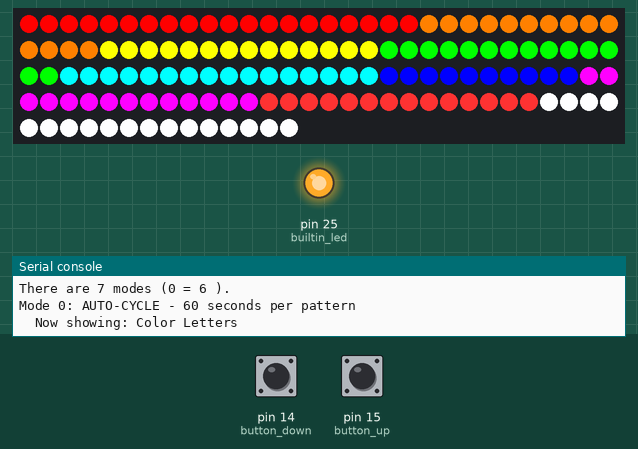
Simulated run of this program. Board: MicroPython board. On the bench: 134 RGB LEDs in strip order, left to right, continuing on the next row, output pins drawn as LEDs (lit = HIGH), the last lines printed to the serial console. The inputs (shaded band) are chosen by the test bench; at power-on: pin 14 (button_down) HIGH, pin 15 (button_up) HIGH. Dim RGB values are drawn brighter than linear; random numbers come from a fixed seed.

Above: at 1.2 s.
1.3 s: pin 14 (button_down) pulled LOW for 0.15 s
At 1.8 s:
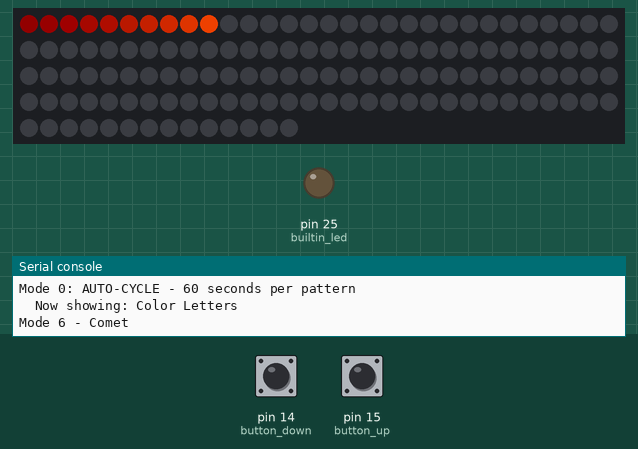
2.0 s: pin 14 (button_down) pulled LOW for 1 s
At 2.7 s:
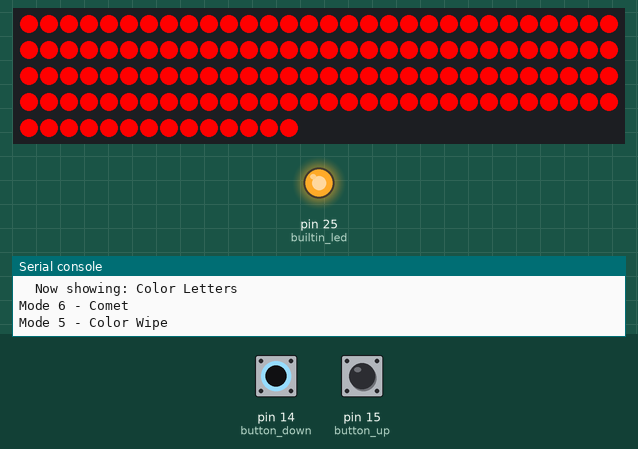
6.0 s: pin 15 (button_up) pulled LOW for 0.15 s
At 6.24 s:
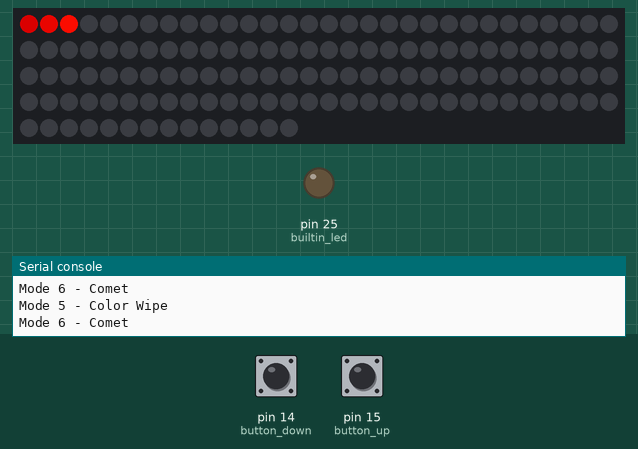
6.7 s: pin 14 (button_down) pulled LOW for 0.15 s
At 9.3 s:
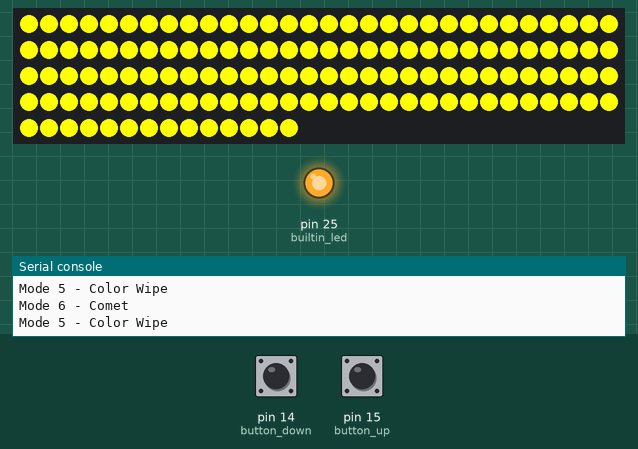
9.8 s: pin 15 (button_up) pulled LOW for 1 s
At 10.95 s:
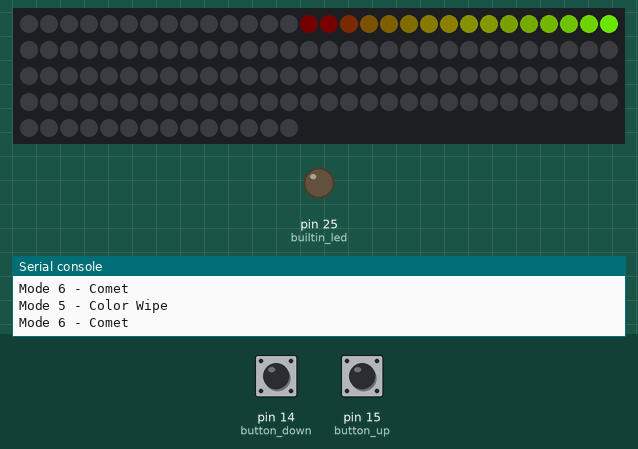
11.4 s: pin 14 (button_down) pulled LOW for 3.2 s
At 14.9 s:
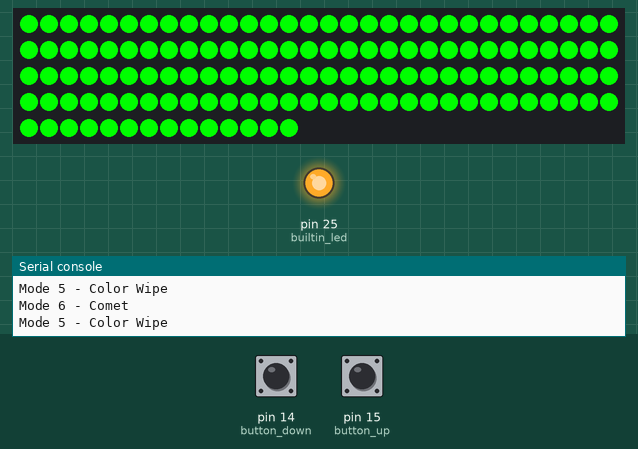
Timing chart, 0 to 16.4 s (numbered marks = the images above; inputs shaded):
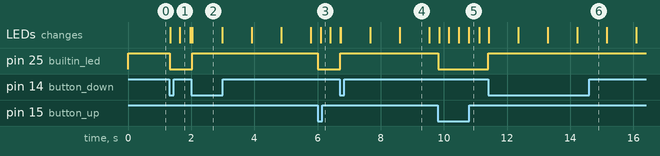

The program:

main.py
```python
# Bookstore Sign
# Filename: main.py - copy of pattern-mode-test.py
#
# Press BUTTON_1 to move to the next mode, BUTTON_2 to go to the previous one.
# The mode change uses the same interrupt + 200ms debounce technique as
# 01-test-buttons.py so a single press counts as a single press.
#
# Modes:
#   0 - AUTO-CYCLE: automatically steps through every pattern below,
#       spending 60 seconds on each one before moving to the next.
#   1 - Color Letters: each letter of BOOKSTORE a different rainbow color
#       (this is the same idea as 06-color-letter-test.py).
#   2 - Rainbow Flow: the full rainbow spectrum scrolls across the sign
#       (from tiki-bar-sign/06-rainbow-wipe.py).
#   3 - Rainbow Solid: the whole sign glows one color, slowly cycling
#       through the rainbow (from jason-sign/main.py mode 2).
#   4 - Color Sparkle: every pixel drifts through random colors
#       (from jason-sign/main.py mode 3).
#   5 - Color Wipe: the whole sign holds one bright color, then wipes to
#       the next (from tiki-bar-sign/04-named-colors.py).
#   6 - Comet: a bright dot races across leaving a fading tail
#       (from tiki-bar-sign/01-move-red.py).
#
# The pattern functions are written one "frame" at a time so the main loop
# stays responsive - that way a button press changes the mode almost instantly
# instead of waiting for a long animation to finish.

import machine
from machine import Pin
from neopixel import NeoPixel
from utime import sleep, ticks_ms, ticks_diff
import random

import config

# ---------------------------------------------------------------------------
# Hardware setup
# ---------------------------------------------------------------------------
strip = NeoPixel(Pin(config.NEOPIXEL_PIN), config.NUMBER_PIXELS)

# The on-board LED toggles on each mode change for visual feedback
builtin_led = machine.Pin(config.BUILT_IN_LED_PIN, Pin.OUT)

# Both buttons connect the pin to ground when pressed, so use PULL_UP
button_up = machine.Pin(config.BUTTON_PIN_1, machine.Pin.IN, machine.Pin.PULL_UP)
button_down = machine.Pin(config.BUTTON_PIN_2, machine.Pin.IN, machine.Pin.PULL_UP)

# How long to show each pattern when in auto-cycle mode (mode 0)
AUTO_CYCLE_MS = 60 * 1000   # 60 seconds per pattern

# ---------------------------------------------------------------------------
# Color helpers
# ---------------------------------------------------------------------------

def wheel(pos):
    """Map a value 0-255 to a rainbow color (red -> green -> blue -> red)."""
    pos = pos & 255
    if pos < 85:
        return (255 - pos * 3, pos * 3, 0)
    if pos < 170:
        pos -= 85
        return (0, 255 - pos * 3, pos * 3)
    pos -= 170
    return (pos * 3, 0, 255 - pos * 3)


def clear_strip():
    """Turn off all pixels."""
    for i in range(config.NUMBER_PIXELS):
        strip[i] = (0, 0, 0)
    strip.write()


# (letter, start, end, color) - end is inclusive, color is (R, G, B).
# Same left-to-right rainbow layout used in 06-color-letter-test.py.
LETTER_LAYOUT = [
    ('B',   0,  19, (255,   0,   0)),  # Red
    ('O',  20,  33, (255, 128,   0)),  # Orange
    ('O',  34,  47, (255, 255,   0)),  # Yellow
    ('K',  48,  61, (  0, 255,   0)),  # Green
    ('S',  62,  77, (  0, 255, 255)),  # Cyan
    ('T',  78,  87, (  0,   0, 255)),  # Blue
    ('O',  88, 101, (255,   0, 255)),  # Purple
    ('R', 102, 115, (255,  50,  50)),  # Pink
    ('E', 116, 133, (255, 255, 255)),  # White
]

# Bright colors the Color Wipe pattern steps through
WIPE_COLORS = [
    (255,   0,   0),  # Red
    (255,  80,   0),  # Orange
    (255, 255,   0),  # Yellow
    (  0, 255,   0),  # Green
    (  0, 255, 255),  # Cyan
    (  0,   0, 255),  # Blue
    (160,   0, 255),  # Purple
    (255,   0, 160),  # Pink
]

# ---------------------------------------------------------------------------
# Animation state (reset between mode changes by reset_pattern_state)
# ---------------------------------------------------------------------------
rainbow_offset = 0                                   # Rainbow Flow / Rainbow Solid
pixel_values = [0] * config.NUMBER_PIXELS            # Color Sparkle
wipe_index = 0                                       # Color Wipe - which color
wipe_frame = 0                                       # Color Wipe - frames held
comet_pos = 0                                        # Comet - dot position
comet_hue = 0                                        # Comet - dot color

WIPE_HOLD_FRAMES = 16   # at 0.05s/frame -> hold each wipe color ~0.8 seconds


def reset_pattern_state():
    """Reset all animation variables so each mode starts cleanly."""
    global rainbow_offset, wipe_index, wipe_frame, comet_pos, comet_hue
    rainbow_offset = 0
    wipe_index = 0
    wipe_frame = 0
    comet_pos = 0
    comet_hue = 0
    # Give the sparkle pattern a fresh random start
    for i in range(config.NUMBER_PIXELS):
        pixel_values[i] = random.randint(0, 255)


# ---------------------------------------------------------------------------
# Pattern step functions - each draws exactly ONE frame
# ---------------------------------------------------------------------------

def pattern_color_letters():
    """Each letter of BOOKSTORE shows its own color (static)."""
    for letter, start, end, color in LETTER_LAYOUT:
        for i in range(start, end + 1):
            strip[i] = color
    strip.write()


def pattern_rainbow_flow():
    """The full rainbow spectrum scrolls across the whole sign."""
    global rainbow_offset
    for i in range(config.NUMBER_PIXELS):
        wheel_pos = (i * 256 // config.NUMBER_PIXELS + rainbow_offset) & 255
        strip[i] = wheel(wheel_pos)
    strip.write()
    rainbow_offset = (rainbow_offset + 1) & 255


def pattern_rainbow_solid():
    """The whole sign glows one color, slowly cycling the rainbow."""
    global rainbow_offset
    color = wheel(rainbow_offset)
    for i in range(config.NUMBER_PIXELS):
        strip[i] = color
    strip.write()
    rainbow_offset = (rainbow_offset + 1) & 255


def pattern_color_sparkle():
    """Every pixel slowly drifts through random rainbow colors."""
    for i in range(config.NUMBER_PIXELS):
        pixel_values[i] = (pixel_values[i] + random.randint(1, 3)) & 255
        strip[i] = wheel(pixel_values[i])
    strip.write()


def pattern_color_wipe():
    """Hold one bright color across the sign, then wipe to the next."""
    global wipe_index, wipe_frame
    color = WIPE_COLORS[wipe_index]
    for i in range(config.NUMBER_PIXELS):
        strip[i] = color
    strip.write()
    wipe_frame += 1
    if wipe_frame >= WIPE_HOLD_FRAMES:
        wipe_frame = 0
        wipe_index = (wipe_index + 1) % len(WIPE_COLORS)


def pattern_comet():
    """A bright dot races across the sign leaving a fading tail."""
    global comet_pos, comet_hue
    # Dim every pixel a little so the tail fades out
    for i in range(config.NUMBER_PIXELS):
        r, g, b = strip[i]
        strip[i] = (r * 3 // 4, g * 3 // 4, b * 3 // 4)
    # Draw the bright head of the comet
    strip[comet_pos] = wheel(comet_hue)
    strip.write()
    comet_pos = (comet_pos + 1) % config.NUMBER_PIXELS
    comet_hue = (comet_hue + 2) & 255


# ---------------------------------------------------------------------------
# Pattern table: (name, step function, seconds to sleep between frames)
# Mode 1 maps to PATTERNS[0], mode 2 to PATTERNS[1], and so on.
# ---------------------------------------------------------------------------
PATTERNS = [
    ('Color Letters', pattern_color_letters, 0.10),
    ('Rainbow Flow',  pattern_rainbow_flow,  0.02),
    ('Rainbow Solid', pattern_rainbow_solid, 0.02),
    ('Color Sparkle', pattern_color_sparkle, 0.05),
    ('Color Wipe',    pattern_color_wipe,    0.05),
    ('Comet',         pattern_comet,         0.02),
]

# Mode 0 is the auto-cycle, then one mode per pattern
NUMBER_MODES = len(PATTERNS) + 1

# ---------------------------------------------------------------------------
# Button handling (interrupt driven, same approach as 01-test-buttons.py)
# ---------------------------------------------------------------------------
mode = 0          # the current mode
last_time = 0     # last time a button event was handled (for debounce)


def button_callback(pin):
    """Interrupt handler - get in and out quickly."""
    global mode, last_time
    new_time = ticks_ms()
    # only act if it has been more than 200ms since the last event
    if ticks_diff(new_time, last_time) > 200:
        if pin is button_up:
            mode = (mode + 1) % NUMBER_MODES
        else:
            mode = (mode - 1) % NUMBER_MODES
        last_time = new_time


# Fire the handler on the falling edge (the moment each button is pressed)
button_up.irq(trigger=machine.Pin.IRQ_FALLING, handler=button_callback)
button_down.irq(trigger=machine.Pin.IRQ_FALLING, handler=button_callback)

# ---------------------------------------------------------------------------
# Main loop
# ---------------------------------------------------------------------------
old_mode = -1            # forces a clean setup on the first pass
auto_index = 0           # which pattern auto-cycle is showing
auto_start = ticks_ms()  # when the current auto-cycle pattern started

print('Bookstore Sign - Pattern Mode Test')
print('BUTTON_1 (pin', config.BUTTON_PIN_1, ') = next mode,',
      'BUTTON_2 (pin', config.BUTTON_PIN_2, ') = previous mode')
print('There are', NUMBER_MODES, 'modes (0 =', NUMBER_MODES - 1, ').')

while True:
    # Handle a mode change with a clean transition
    if mode != old_mode:
        old_mode = mode
        builtin_led.toggle()
        clear_strip()
        reset_pattern_state()
        if mode == 0:
            auto_index = 0
            auto_start = ticks_ms()
            print('Mode 0: AUTO-CYCLE - 60 seconds per pattern')
            print('  Now showing:', PATTERNS[auto_index][0])
        else:
            print('Mode', mode, '-', PATTERNS[mode - 1][0])

    # Pick which pattern to draw this pass
    if mode == 0:
        # Auto-cycle: advance to the next pattern every 60 seconds
        now = ticks_ms()
        if ticks_diff(now, auto_start) >= AUTO_CYCLE_MS:
            auto_start = now
            auto_index = (auto_index + 1) % len(PATTERNS)
            clear_strip()
            reset_pattern_state()
            print('  Now showing:', PATTERNS[auto_index][0])
        name, step, delay = PATTERNS[auto_index]
    else:
        name, step, delay = PATTERNS[mode - 1]

    # Draw one frame of the current pattern, then pause briefly
    step()
    sleep(delay)
```

config.py
```python
# Moving Rainbow Configuration file
# Filename: config.py
# This file contains the hardware configuration for the BOOKSTORE sign
# This file can be imported by each program

# The pin that we connect the NeoPixel data pin
NEOPIXEL_PIN = 0

# The total number of pixels in the sign
NUMBER_PIXELS = 134

# pins to change the sign mode
BUTTON_PIN_1 = 15
BUTTON_PIN_2 = 14

# The pin we connect the centerpoint of the voltage divider to the photoresistor.
# The positive end is ADC_VREF and the negative is AGND.
ADC_PIN_0 = 26

# The on-board LED can be used for status indication
BUILT_IN_LED_PIN = 25

# Pixel range for each letter as (letter, start, end) - end is inclusive.
# NOTE: We use a LIST of tuples instead of a dictionary because the word
# "BOOKSTORE" contains the letter 'O' three times.  Dictionary keys must be
# unique, so a dict keyed by letter would lose two of the three O's.  A list
# keeps every letter in left-to-right order, duplicates and all.
LETTERS = [
    ('B', 0, 19),     # 20 pixels
    ('O', 20, 33),    # 14 pixels
    ('O', 34, 47),    # 14 pixels
    ('K', 48, 61),    # 14 pixels
    ('S', 62, 77),    # 16 pixels
    ('T', 78, 87),    # 10 pixels
    ('O', 88, 101),   # 14 pixels
    ('R', 102, 119),  # 14 pixels
    ('E', 120, 133),  # 18 pixels
]
```

Measured:
- after the input at 1.3 s, pin 25 (builtin_led): HIGH → LOW at once; the LEDs: first change at once (image 1 shows a later state)
- after the input at 2.0 s, pin 25 (builtin_led): LOW → HIGH at once
- after the input at 6.0 s, pin 25 (builtin_led): HIGH → LOW at once; the LEDs: change after 0.09 s (image 3)
- after the input at 6.7 s, pin 25 (builtin_led): LOW → HIGH at once
- after the input at 9.8 s, pin 25 (builtin_led): HIGH → LOW at once
- after the input at 11.4 s, pin 25 (builtin_led): LOW → HIGH at once
- what the display in image 2 shows lasts 1.0 s, from 2.0 s to 3.0 s
